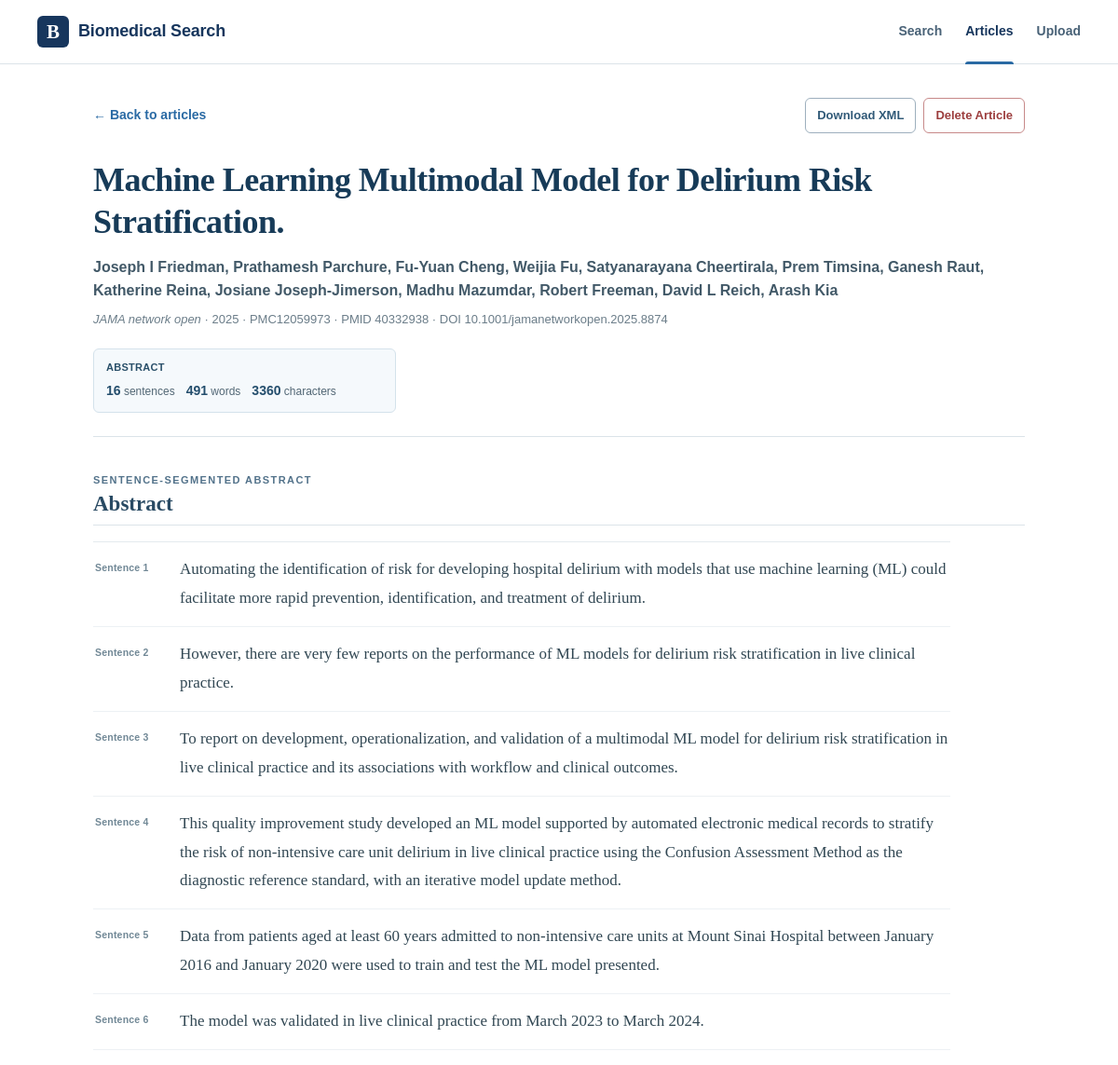
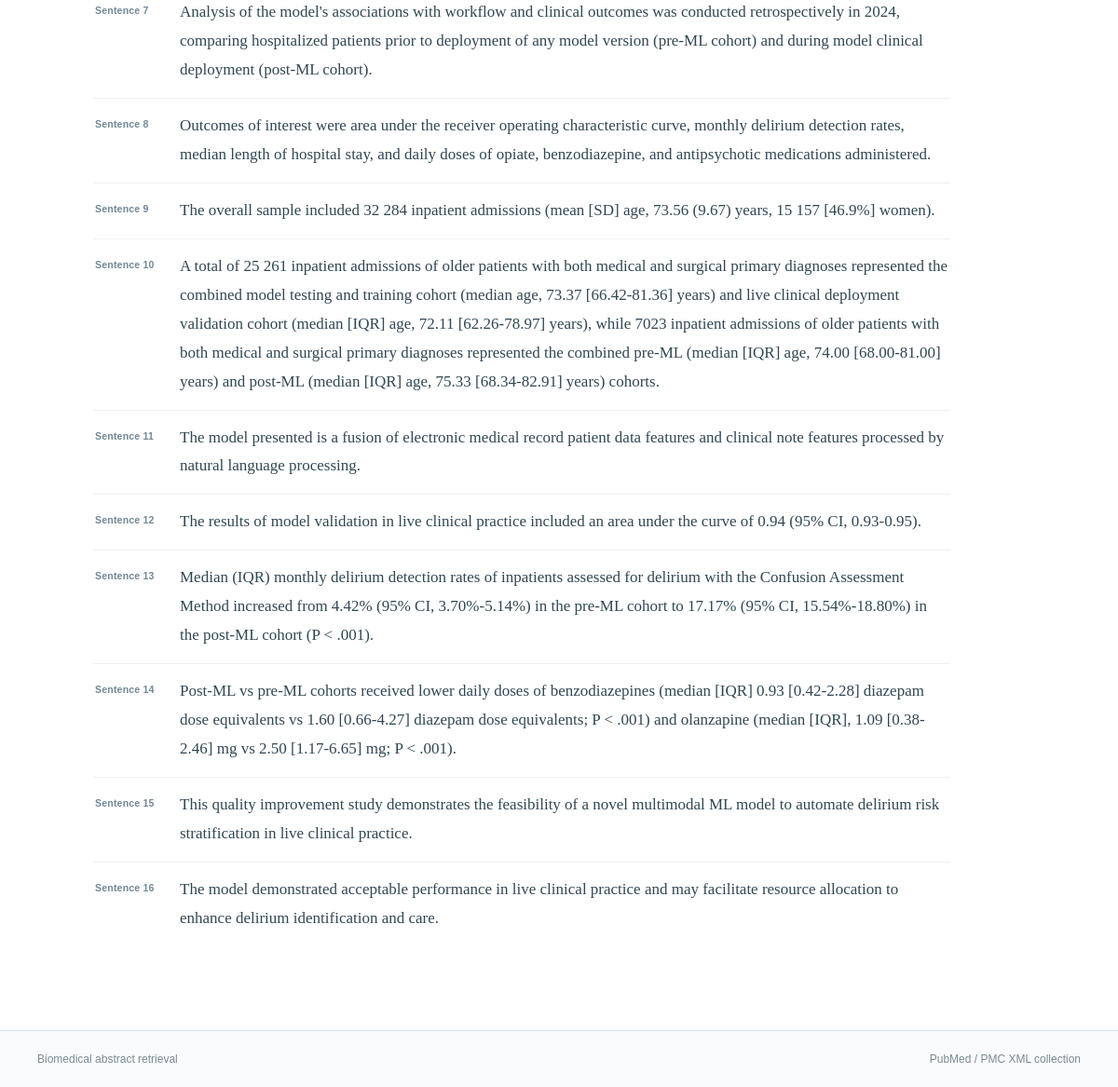
/document/22/, run on the app's committed database (2 pictures, top to bottom).
### search/models.py (models this page shows, shortened)
class Document(models.Model):
    title = models.CharField(max_length=500)
    source_file = models.CharField(max_length=300, unique=True)
    pmcid = models.CharField(max_length=40, blank=True, db_index=True)
    pmid = models.CharField(max_length=40, blank=True, db_index=True)
    doi = models.CharField(max_length=200, blank=True)
    journal = models.CharField(max_length=300, blank=True)
    publication_year = models.CharField(max_length=10, blank=True)
    authors = models.TextField(blank=True)
    abstract = models.TextField(blank=True)
    raw_text = models.TextField()
    char_count = models.IntegerField(default=0)
    word_count = models.IntegerField(default=0)
    sentence_count = models.IntegerField(default=0)
    avg_words_per_sentence = models.FloatField(default=0)
    indexed_at = models.DateTimeField(auto_now=True)
    class Meta:
        ordering = ["-indexed_at", "title"]

### search/views.py (the view)
# urls.py: path("document/<int:pk>/", views.document_detail_view, name="document_detail"),
def document_detail_view(request, pk):
    doc = get_object_or_404(Document, pk=pk)
    query = request.GET.get("q", "").strip()
    result_page = request.GET.get("page", "").strip()
    result_year = request.GET.get("year", "").strip()
    abstract_stats = _basic_stats(doc.abstract, include_sentences=True)
    abstract_sentences, abstract_match_count = _build_abstract_sentences(doc.abstract, query)
    keyword_count = _keyword_match_count(doc.abstract, query) if query else None
    return render(request, "search/document_detail.html", {
        "doc": doc,
        "query": query,
        "result_page": result_page,
        "result_year": result_year,
        "highlighted_title": _highlight(doc.title, query),
        "abstract_sentences": abstract_sentences,
        "abstract_match_count": abstract_match_count,
        "keyword_count": keyword_count,
        "abstract_stats": abstract_stats,
        "page_title": doc.title,
    })

### search/text_processing.py (called while the page is built)
def _token_scan_text(text: str):
    return _NUMERIC_RANGE_BOUNDARY.sub(" ", text or "")

def tokenize(text: str):
    original = text or ""
    return [
        original[m.start():m.end()].casefold()
        for m in TOKEN_PATTERN.finditer(_token_scan_text(original))
    ]

def split_sentences(text: str):
    text = (text or "").strip()
    if not text:
        return []
    paragraphs = [p.strip() for p in re.split(r"\r?\n+", text) if p.strip()]
    sentences = []
    for paragraph in paragraphs:
        sentences.extend(_split_paragraph_sentences(paragraph))
    return sentences

def document_stats(text: str):
    raw_text = text or ""
    visible_text = re.sub(r"\s+", " ", raw_text).strip()
    word_count = len(tokenize(visible_text))
    sentence_count = len(split_sentences(raw_text))
    return {
        "char_count": len(visible_text),
        "char_count_no_space": len(visible_text.replace(" ", "")),
        "word_count": word_count,
        "sentence_count": sentence_count,
        "avg_words_per_sentence": round(word_count / sentence_count, 2) if sentence_count else 0,
    }

### search/views.py (called while the page is built, shortened)
def _highlight(text, raw_query, match_state=None):
    if not text or not raw_query:
        return escape(text or "")

def _basic_stats(text, include_sentences=True):
    stats = document_stats(text)
    result = {
        "characters": stats["char_count"],
        "characters_no_space": stats["char_count_no_space"],
        "words": stats["word_count"],
    }
    if include_sentences:
        result["sentences"] = stats["sentence_count"]
    return result

def _build_abstract_sentences(abstract, query):
    match_state = {"count": 0}
    rendered = []
    for number, sentence in enumerate(split_sentences(abstract), start=1):
        rendered.append({
            "number": number,
            "html": _highlight(sentence, query, match_state),
        })
    return rendered, match_state["count"]

### search/templates/search/document_detail.html (shortened to what this page needs)
{% extends "search/base.html" %}
{% block content %}
<main class="site-shell article-page abstract-only-page">
  <div class="article-topbar">
    {% if query %}
      <a class="back-link" href="{% url 'search:home' %}?q={{ query|urlencode }}{% if result_year %}&year={{ result_year|urlencode }}{% endif %}{% if result_page %}&page={{ result_page }}{% endif %}">← Back to search results</a>
    {% else %}
      <a class="back-link" href="{% url 'search:articles' %}?sort={{ request.GET.sort|default:'newest'|urlencode }}">← Back to articles</a>
    {% endif %}
    <div class="article-actions">
      <a class="secondary-button" href="{% url 'search:download_xml' doc.pk %}">Download XML</a>
      <button class="danger-button" type="button" id="open-delete-dialog">Delete Article</button>
    </div>
  </div>
  <article class="article-card abstract-focused-card">
    <header class="article-header">
      <h1>{{ highlighted_title }}</h1>
      {% if doc.authors %}<p class="authors">{{ doc.authors }}</p>{% endif %}
      <p class="citation-line article-meta">
        {% if doc.journal %}<em>{{ doc.journal }}</em>{% endif %}
        {% if doc.publication_year %}{% if doc.journal %} · {% endif %}{{ doc.publication_year }}{% endif %}
        {% if doc.pmcid %} · {{ doc.pmcid }}{% endif %}
        {% if doc.pmid %} · PMID {{ doc.pmid }}{% endif %}
        {% if doc.doi %} · DOI {{ doc.doi }}{% endif %}
      </p>
      <div class="article-stat-summary abstract-only-stats" aria-label="Abstract statistics">
        {% if doc.abstract %}
        <div class="stat-group primary-stat-group">
          <span class="stat-group-label">Abstract</span>
          <span><strong>{{ abstract_stats.sentences }}</strong> sentences</span>
          <span><strong>{{ abstract_stats.words }}</strong> words</span>
          <span><strong>{{ abstract_stats.characters }}</strong> characters</span>
        </div>
        {% endif %}
      </div>
    </header>
    {% if doc.abstract %}
    <section class="article-section abstract-section segmented-abstract-section">
      <div class="section-heading-row abstract-heading-row">
        <div>
          <span class="section-kicker">SENTENCE-SEGMENTED ABSTRACT</span>
          <h2>Abstract</h2>
        </div>
      </div>
      <div class="abstract-sentence-list">
        {% for sentence in abstract_sentences %}
          <div class="sentence-segment abstract-sentence" data-sentence="{{ sentence.number }}">
            <span class="sentence-number">Sentence {{ sentence.number }}</span>
            <p class="article-copy sentence-text">{{ sentence.html }}</p>
          </div>
        {% empty %}
          <p class="article-copy">No abstract is available.</p>
        {% endfor %}
      </div>
    </section>
    {% endif %}
  </article>
</main>
{% endblock %}

### search/static/search/site.css (style rules this page uses)
:root { --navy: #17365d; --navy-deep: #102a47; --blue: #2a6aa4; --blue-hover: #1f5684; --text: #243746; --muted: #687985; --line: #dbe3e9; --line-strong: #c7d3dc; --soft: #f6f9fb; --soft-blue: #eef5fa; --highlight: #fff0a6; --highlight-strong: #ffd95c; --white: #ffffff; --radius: 8px; --shadow: 0 8px 28px rgba(27, 56, 81, .08); }
* { box-sizing: border-box; }
html { min-height: 100%; scroll-behavior: smooth; }
body { margin: 0; min-height: 100vh; display: flex; flex-direction: column; color: var(--text); background: var(--white); font-family: Arial, Helvetica, sans-serif; line-height: 1.55; }
a { color: var(--blue); text-decoration: none; }
button, input, select { font: inherit; }
.site-shell { width: min(1120px, calc(100% - 40px)); margin: 0 auto; }
.hero-eyebrow, .section-kicker { display: block; margin-bottom: 10px; color: #52728a; font-size: 11px; font-weight: 800; letter-spacing: .13em; }
.main-search button, .primary-button, .secondary-button, .match-button { border-radius: 6px; font-weight: 700; cursor: pointer; }
.citation-line { margin: 0; color: #6b7d89; font-size: 13px; }
.article-page { max-width: 1000px; padding-top: 36px; padding-bottom: 84px; }
.article-topbar { display: flex; align-items: center; justify-content: space-between; gap: 18px; margin-bottom: 24px; }
.back-link { font-size: 14px; font-weight: 700; }
.secondary-button { padding: 8px 12px; border: 1px solid #9dafbd; background: #fff; color: #315a78; font-size: 13px; }
.article-card { min-width: 0; }
.article-header { padding: 4px 0 25px; border-bottom: 1px solid var(--line); }
.article-header h1 { max-width: 930px; margin: 0 0 14px; color: #173b58; font: 700 36px/1.25 Georgia, "Times New Roman", serif; letter-spacing: -.015em; }
.authors { margin: 0 0 7px; color: #425968; font-weight: 700; }
.article-meta { line-height: 1.65; }
.article-section { margin-top: 38px; }
.section-heading-row { display: flex; align-items: center; justify-content: space-between; gap: 20px; margin-bottom: 17px; padding-bottom: 9px; border-bottom: 1px solid var(--line); }
.article-section h2 { margin: 0; color: #294a63; font: 700 23px Georgia, "Times New Roman", serif; }
.article-copy { margin: 0; color: #314753; font-family: Georgia, "Times New Roman", serif; font-size: 17px; line-height: 1.78; }
.sentence-segment { position: relative; margin: 0 0 9px; padding-left: 17px; }
.sentence-segment:last-child { margin-bottom: 0; }
.sentence-segment::before { content: ""; position: absolute; left: 0; top: .78em; width: 5px; height: 5px; border-radius: 50%; background: #9bb6c9; }
.article-actions { display: flex; align-items: center; gap: 8px; }
.danger-button { padding: 8px 12px; border: 1px solid #c78989; border-radius: 6px; background: #fff; color: #9c3d3d; font-size: 13px; font-weight: 700; cursor: pointer; }
.article-stat-summary { display: grid; grid-template-columns: repeat(2, minmax(0, 1fr)); gap: 9px 12px; margin-top: 21px; }
.stat-group { display: flex; align-items: baseline; flex-wrap: wrap; gap: 5px 12px; padding: 11px 13px; border: 1px solid #dfe7ec; border-radius: 6px; background: #f8fafb; color: #526775; font-size: 12px; }
.stat-group-label { flex: 0 0 100%; margin-bottom: 1px; color: #294f69; font-size: 11px; font-weight: 800; letter-spacing: .025em; text-transform: uppercase; }
.stat-group strong { color: #244e6d; font-size: 14px; }
.sentence-segment { position: relative; display: grid; grid-template-columns: 78px minmax(0, 1fr); gap: 13px; align-items: start; margin: 0; padding: 9px 0; border-bottom: 1px solid #edf1f4; }
.sentence-segment:last-child { border-bottom: 0; }
.sentence-segment::before { display: none; }
.sentence-number { padding-top: 5px; color: #718896; font-size: 10.5px; font-weight: 800; letter-spacing: .02em; white-space: nowrap; }
.sentence-text { margin: 0; }
.abstract-focused-card { max-width: 1000px; }
.abstract-only-stats { grid-template-columns: repeat(3, minmax(0, 1fr)); }
.primary-stat-group { background: #f5f9fc; border-color: #d4e2eb; }
.segmented-abstract-section { padding-bottom: 6px; }
.abstract-heading-row { align-items: flex-end; }
.abstract-heading-row .section-kicker { margin-bottom: 4px; }
.abstract-sentence-list { max-width: 920px; margin-top: 4px; border-top: 1px solid #e4eaee; }
.abstract-sentence { padding: 14px 2px; background: transparent; }
.abstract-sentence .sentence-text { line-height: 1.82; }

### data on the page
Document: title "Machine Learning Multimodal Model for Delirium Risk Stratification.", authors "Joseph I Friedman, Prathamesh Parchure, Fu-Yuan Cheng, Weijia Fu, Satyanarayana Cheertirala, Prem Timsina, Ganesh Raut, Katherine Reina, Josiane Joseph-Jimerson, Madhu Mazumdar, Robert Freeman, David L Reich, Arash Kia", journal "JAMA network open", publication_year "2025", pmcid "PMC12059973", pmid "40332938", doi "10.1001/jamanetworkopen.2025.8874"

### other printed values
{{ abstract_stats.sentences }} "16"
{{ abstract_stats.words }} "491"
{{ abstract_stats.characters }} "3360"
{{ sentence.number }} "1" "2" "3" "4" "5" "6" "7" "8" "9" "10" "11" "12" "13" "14" "15" "16"
{{ sentence.html }} "Automating the identification of risk for developing hospital delirium with models that use machine learning (ML) could facilitate more rapid prevention, identification, and treatment of delirium." "However, there are very few reports on the performance of ML models for delirium risk stratification in live clinical practice." "Data from patients aged at least 60 years admitted to non-intensive care units at Mount Sinai Hospital between January 2016 and January 2020 were used to train and test the ML model presented." "The model was validated in live clinical practice from March 2023 to March 2024." "The overall sample included 32 284 inpatient admissions (mean [SD] age, 73.56 (9.67) years, 15 157 [46.9%] women)." "The model presented is a fusion of electronic medical record patient data features and clinical note features processed by natural language processing." "The results of model validation in live clinical practice included an area under the curve of 0.94 (95% CI, 0.93-0.95)." "This quality improvement study demonstrates the feasibility of a novel multimodal ML model to automate delirium risk stratification in live clinical practice." "The model demonstrated acceptable performance in live clinical practice and may facilitate resource allocation to enhance delirium identification and care."
